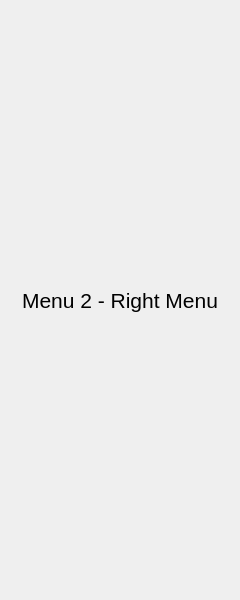
<?xml version="1.0" encoding="UTF-8"?>
<ui version="4.0">
 <class>RightColumn</class>
 <widget class="QWidget" name="RightColumn">
  <property name="geometry">
   <rect>
    <x>0</x>
    <y>0</y>
    <width>240</width>
    <height>600</height>
   </rect>
  </property>
  <property name="windowTitle">
   <string>Form</string>
  </property>
  <layout class="QVBoxLayout" name="main_pages_layout">
   <property name="spacing">
    <number>0</number>
   </property>
   <property name="leftMargin">
    <number>5</number>
   </property>
   <property name="topMargin">
    <number>5</number>
   </property>
   <property name="rightMargin">
    <number>5</number>
   </property>
   <property name="bottomMargin">
    <number>5</number>
   </property>
   <item>
    <widget class="QStackedWidget" name="menus">
     <property name="currentIndex">
      <number>1</number>
     </property>
     <widget class="QWidget" name="menu_1">
      <layout class="QVBoxLayout" name="verticalLayout">
       <property name="spacing">
        <number>5</number>
       </property>
       <property name="leftMargin">
        <number>5</number>
       </property>
       <property name="topMargin">
        <number>5</number>
       </property>
       <property name="rightMargin">
        <number>5</number>
       </property>
       <property name="bottomMargin">
        <number>5</number>
       </property>
       <item>
        <widget class="QLabel" name="label_1">
         <property name="font">
          <font>
           <pointsize>16</pointsize>
          </font>
         </property>
         <property name="styleSheet">
          <string notr="true">font-size: 16pt</string>
         </property>
         <property name="text">
          <string>Menu 1 - Right Menu</string>
         </property>
         <property name="alignment">
          <set>Qt::AlignCenter</set>
         </property>
        </widget>
       </item>
      </layout>
     </widget>
     <widget class="QWidget" name="menu_2">
      <layout class="QVBoxLayout" name="verticalLayout_2">
       <property name="spacing">
        <number>5</number>
       </property>
       <property name="leftMargin">
        <number>5</number>
       </property>
       <property name="topMargin">
        <number>5</number>
       </property>
       <property name="rightMargin">
        <number>5</number>
       </property>
       <property name="bottomMargin">
        <number>5</number>
       </property>
       <item>
        <widget class="QLabel" name="label_2">
         <property name="font">
          <font>
           <pointsize>16</pointsize>
          </font>
         </property>
         <property name="styleSheet">
          <string notr="true">font-size: 16pt</string>
         </property>
         <property name="text">
          <string>Menu 2 - Right Menu</string>
         </property>
         <property name="alignment">
          <set>Qt::AlignCenter</set>
         </property>
        </widget>
       </item>
      </layout>
     </widget>
    </widget>
   </item>
  </layout>
 </widget>
 <resources/>
 <connections/>
</ui>
